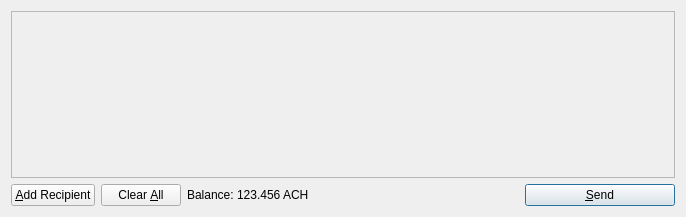
<?xml version="1.0" encoding="UTF-8"?>
<ui version="4.0">
 <class>SendCoinsDialog</class>
 <widget class="QDialog" name="SendCoinsDialog">
  <property name="geometry">
   <rect>
    <x>0</x>
    <y>0</y>
    <width>686</width>
    <height>217</height>
   </rect>
  </property>
  <property name="windowTitle">
   <string>Send Coins</string>
  </property>
  <layout class="QVBoxLayout" name="verticalLayout">
   <item>
    <widget class="QScrollArea" name="scrollArea">
     <property name="widgetResizable">
      <bool>true</bool>
     </property>
     <widget class="QWidget" name="scrollAreaWidgetContents">
      <property name="geometry">
       <rect>
        <x>0</x>
        <y>0</y>
        <width>666</width>
        <height>165</height>
       </rect>
      </property>
      <layout class="QVBoxLayout" name="verticalLayout_2">
       <property name="margin">
        <number>0</number>
       </property>
       <item>
        <layout class="QVBoxLayout" name="entries">
         <property name="spacing">
          <number>6</number>
         </property>
        </layout>
       </item>
       <item>
        <spacer name="verticalSpacer">
         <property name="orientation">
          <enum>Qt::Vertical</enum>
         </property>
         <property name="sizeHint" stdset="0">
          <size>
           <width>20</width>
           <height>40</height>
          </size>
         </property>
        </spacer>
       </item>
      </layout>
     </widget>
    </widget>
   </item>
   <item>
    <layout class="QHBoxLayout" name="horizontalLayout">
     <item>
      <widget class="QPushButton" name="addButton">
       <property name="toolTip">
        <string>Send to multiple recipients at once</string>
       </property>
       <property name="text">
        <string>&amp;Add Recipient</string>
       </property>
       <property name="icon">
        <iconset resource="../bitcoin.qrc">
         <normaloff>:/icons/add</normaloff>:/icons/add</iconset>
       </property>
       <property name="autoDefault">
        <bool>false</bool>
       </property>
      </widget>
     </item>
     <item>
      <widget class="QPushButton" name="clearButton">
       <property name="sizePolicy">
        <sizepolicy hsizetype="Minimum" vsizetype="Fixed">
         <horstretch>0</horstretch>
         <verstretch>0</verstretch>
        </sizepolicy>
       </property>
       <property name="toolTip">
        <string>Remove all transaction fields</string>
       </property>
       <property name="text">
        <string>Clear &amp;All</string>
       </property>
       <property name="icon">
        <iconset resource="../bitcoin.qrc">
         <normaloff>:/icons/remove</normaloff>:/icons/remove</iconset>
       </property>
       <property name="autoRepeatDelay">
        <number>300</number>
       </property>
       <property name="autoDefault">
        <bool>false</bool>
       </property>
      </widget>
     </item>
     <item>
      <layout class="QHBoxLayout" name="horizontalLayout_2">
       <property name="spacing">
        <number>3</number>
       </property>
       <item>
        <widget class="QLabel" name="label">
         <property name="text">
          <string>Balance:</string>
         </property>
        </widget>
       </item>
       <item>
        <widget class="QLabel" name="labelBalance">
         <property name="cursor">
          <cursorShape>IBeamCursor</cursorShape>
         </property>
         <property name="text">
          <string>123.456 ACH</string>
         </property>
         <property name="textInteractionFlags">
          <set>Qt::LinksAccessibleByMouse|Qt::TextSelectableByKeyboard|Qt::TextSelectableByMouse</set>
         </property>
        </widget>
       </item>
      </layout>
     </item>
     <item>
      <spacer name="horizontalSpacer">
       <property name="orientation">
        <enum>Qt::Horizontal</enum>
       </property>
       <property name="sizeHint" stdset="0">
        <size>
         <width>40</width>
         <height>20</height>
        </size>
       </property>
      </spacer>
     </item>
     <item>
      <widget class="QPushButton" name="sendButton">
       <property name="minimumSize">
        <size>
         <width>150</width>
         <height>0</height>
        </size>
       </property>
       <property name="toolTip">
        <string>Confirm the send action</string>
       </property>
       <property name="text">
        <string>&amp;Send</string>
       </property>
       <property name="icon">
        <iconset resource="../bitcoin.qrc">
         <normaloff>:/icons/send</normaloff>:/icons/send</iconset>
       </property>
       <property name="default">
        <bool>true</bool>
       </property>
      </widget>
     </item>
    </layout>
   </item>
  </layout>
 </widget>
 <resources>
  <include location="../bitcoin.qrc"/>
 </resources>
 <connections/>
</ui>
